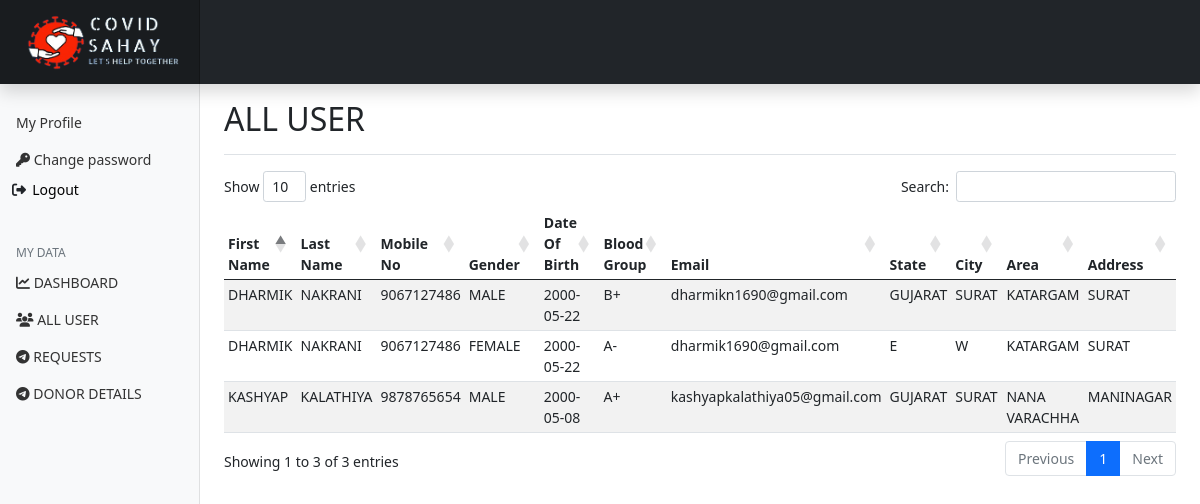
Before: /myadmin/alluser (signed in) with the older database file.
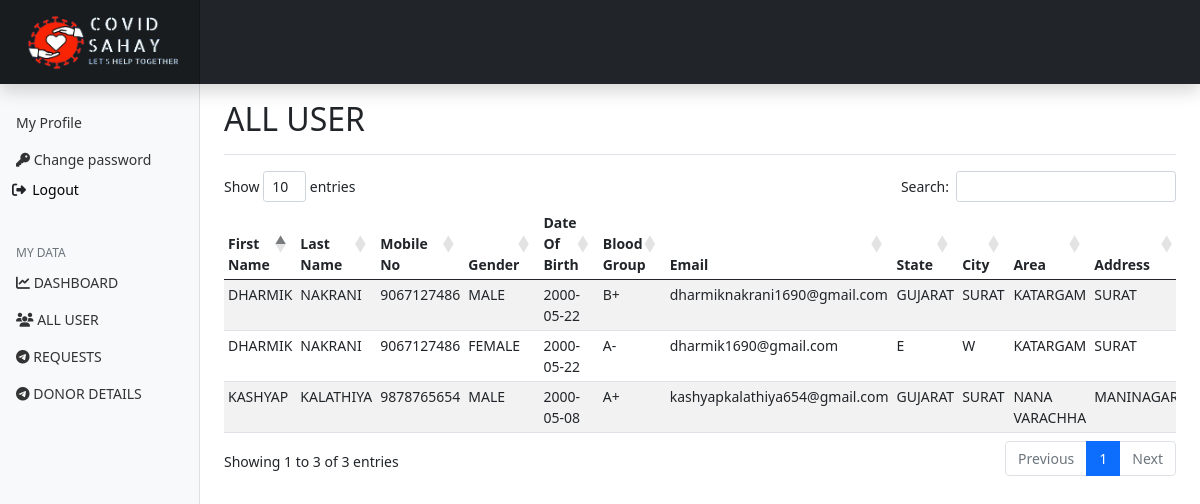
After: the same page with the newer database file.
### user/models.py (models this page shows)
class User(models.Model):
   fName = models.CharField(max_length=20, null=True)
   lName = models.CharField(max_length=20, null=True)
   mono = models.BigIntegerField(null=True)
   gender = models.CharField(max_length=10, null=True)
   dob = models.CharField(max_length=10, null=True)
   bGrp = models.CharField(max_length=10, null=True)
   email = models.CharField(max_length=30, null=True)
   state = models.CharField(max_length=20, null=True)
   city = models.CharField(max_length=20, null=True)
   area = models.CharField(max_length=20, null=True)
   add = models.CharField(max_length=50, null=True)
   pwd = models.CharField(max_length=50, null=True)

### myadmin/views.py (the view)
# urls.py: path('/alluser', django_admin_alluser, name='alluser'),
def django_admin_alluser(request):
     try:
          aId = request.session['admin_id']
     except KeyError:
          return redirect('alogin')
     aDetail = MyAdmin.objects.get(id=aId)
     data = User.objects.all()
     context = {
          "aId": aDetail.aName,
          "alldata": data
     }
     if request.method == 'POST':
          if request.POST.get('logout'):
               if request.session.has_key('admin_id'):
                    request.session.flush()
               return redirect('alogin')
     return render(request, 'Myadmin_panel/alluser.html', context)

### template/Myadmin_panel/alluser.html (shortened to what this page needs)
{% extends 'Myadmin_panel/header.html' %}
{% load static %}
{% get_static_prefix as STATFILE %}
{% block 'content' %}
<div class="d-flex justify-content-between flex-wrap flex-md-nowrap align-items-center pt-3 pb-2 mb-3 border-bottom">
    <h2>ALL USER</h2>
  </div>
  <div class="table-responsive" >
    <table class="table table-striped table-sm" id="mytable">
      <thead>
        <tr>
          <th scope="col">First Name</th>
          <th scope="col">Last Name</th>
          <th scope="col">Mobile No</th>
          <th scope="col">Gender</th>
          <th scope="col">Date Of Birth</th>
          <th scope="col">Blood Group</th>
          <th scope="col">Email</th>
          <th scope="col">State</th>
          <th scope="col">City</th>
          <th scope="col">Area</th>
          <th scope="col">Address</th>
        </tr>
      </thead>
      <tbody>
        {% for all in alldata %}
        <tr>
          <td>{{all.fName |upper}}</td>
          <td>{{all.lName |upper}}</td>
          <td>{{all.mono |upper}}</td>
          <td>{{all.gender |upper}}</td>
          <td>{{all.dob |upper}}</td>
          <td>{{all.bGrp |upper}}</td>
          <td>{{all.email |lower}}</td>
          <td>{{all.state |upper}}</td>
          <td>{{all.city |upper}}</td>
          <td>{{all.area |upper}}</td>
          <td>{{all.add |upper}}</td>
        </tr>
        {% endfor %}
      </tbody>
    </table>
  </div>
{% endblock 'content' %}
{% block 'extrajs' %}
<link rel="stylesheet" href="https://cdn.datatables.net/1.10.21/css/dataTables.bootstrap4.min.css">
{% endblock 'extrajs' %}

Changed rows visible on the page:
changed User "KASHYAP": email "kashyapkalathiya05@gmail.com" → "kashyapkalathiya654@gmail.com"
changed User: email "dharmikn1690@gmail.com" → "dharmiknakrani1690@gmail.com"
